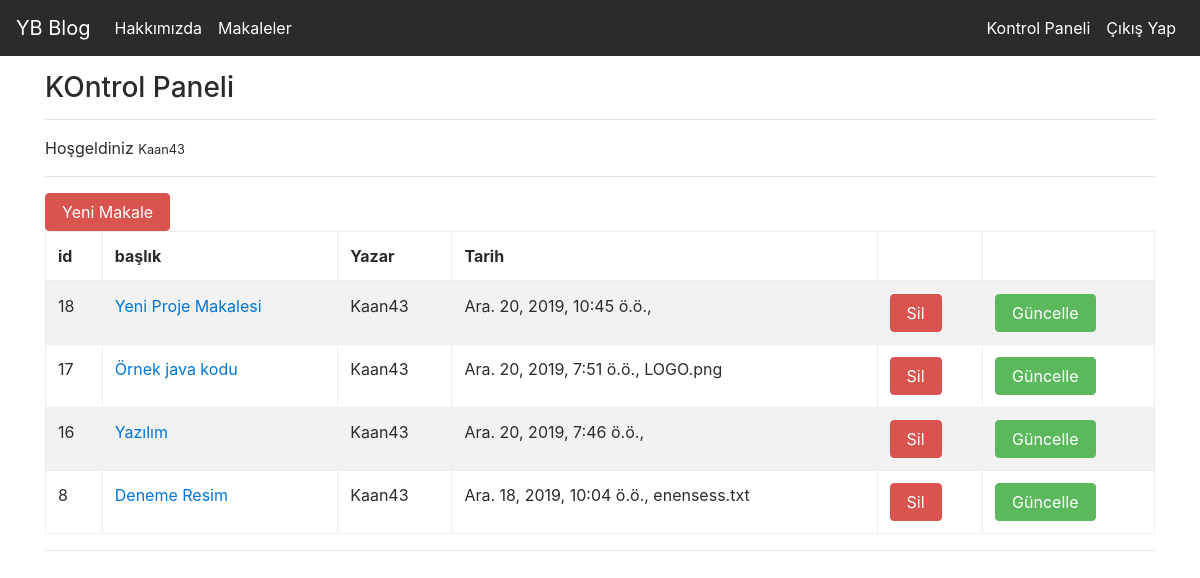
/Articles/dashboard/ (signed in), run on the app's committed database.
### article/models.py (models this page shows, shortened)
class Article(models.Model): # aynı orm'daki gibi db.model fakat bu sefer django db model oldu
    auther = models.ForeignKey("auth.User",on_delete=models.CASCADE,verbose_name="Yazar") #burada dedik ki bu yabancıl anahtar atanacak ve belirttiğimiz tablodan bir yabancıl anahtar alıcak edik
    title = models.CharField(max_length=50,verbose_name="Başlık") #hem veri tabanı olusturacak hemde burada wtform'daki gibi form yapıları oluşturuyoruz
    content = RichTextField() # ckedior için
    article_img = models.FileField(blank=True,null=True,verbose_name="Makaleye fotoraf ekleyin:") #blank bu alan boş olabilir, ve null olablir dedik
    created_date = models.DateTimeField(auto_now_add=True,verbose_name="Oluşturulma Tarihi") #veri tabanı için o an, biz bunu vermicez o anki tarihi otomatik olarak atıcak
    class Meta:
        ordering = ['-created_date'] # en son eklenen ilk gösterilir - koyarsak, içine degisken tablo adı alır

### article/views.py (the view)
# urls.py: path('dashboard/',views.dashboard,name="dashboard"),
def dashboard(request):
   articles = Article.objects.filter(auther=request.user) # sisteme giriş yapanın makalelerini aldık
   context = {
      "articles":articles
   }
   return render(request,"dashboard.html",context)

### Templates/dashboard.html (shortened to what this page needs)
{% extends "layout.html" %}
{% block body %}
    <h3>KOntrol Paneli</h3>
    <hr/>
    <p>Hoşgeldiniz <small>{{request.user.username}}</small></p>
    <hr/>
    <a class="btn btn-danger" href="/Articles/addarticle/">Yeni Makale</a>
    {% if articles %}
    <table class="table table-bordered table-striped table-hover ">
        <thead>
            <tr>
                <th>id</th>
                <th>başlık</th>
                <th>Yazar</th>
                <th>Tarih</th>
                <th></th>
                <th></th>
            </tr>
        </thead>
        <tbody>
            {% for makale in articles %}
                <tr>
                    <td>{{makale.id}}</td>
                    <td> <a href="/Articles/article/{{makale.id}}"> {{makale.title}}</a> </td>
                    <td>{{makale.auther.username}}</td>
                    <td>{{makale.created_date}}, {{makale.article_img}}</td>
                    <td> <a href="/Articles/delete/{{makale.id}}" class="btn btn-danger">Sil</a> </td>
                    <td><a href="/Articles/update/{{makale.id}}" class="btn btn-success"> Güncelle</a></td>
                </tr>
            {% endfor %}
        </tbody>
    </table>
    {% else %}
    <div class="alert alert-danger m-1"> <h5>Herhangi bir makale yayınlamamışsınız</h5></div>
    {% endif %}
    <hr/>
{% endblock body %}

### Templates/layout.html (shortened to what this page needs)
<!doctype html>
<html lang="en">
  <head>
    {% load static %}
    <link rel="stylesheet" href="{% static 'Css/bootstrap.min.css' %}"/>
  </head>
  <body>
    <div class="container">
    <br><br><br>
    {% include "includes/navbar.html" %}
        {% block body %}
        {% endblock body %}
    </div>
  </body>
</html>

### Templates/includes/navbar.html (shortened to what this page needs)
<nav class="navbar navbar-toggleable-md navbar-inverse fixed-top bg-inverse">
    <a class="navbar-brand" href="{% url 'index' %}">YB Blog</a>
    <div class="collapse navbar-collapse" id="navbarCollapse">
      <ul class="navbar-nav mr-auto">
        <li class="nav-item active">
          <a class="nav-link" href="{% url 'about' %}">Hakkımızda</a>
        </li>
        <li class="nav-item active">
            <a class="nav-link" href="/Articles/">Makaleler</a>
        </li>
      </ul>
      <ul class="navbar-nav ml-auto">
      {% if request.user.is_authenticated %}
          <li class="nav-item active">
            <a class="nav-link" href="{% url 'article:dashboard' %}">Kontrol Paneli</a>
        </li>
      <li class="nav-item active">
            <a class="nav-link" href="{% url 'user:Logout' %}">Çıkış Yap</a>
        </li>
      {% endif %}
      </ul>
    </div>
  </nav>

### data on the page
Article: id "18", title "Yeni Proje Makalesi", auther.username "Kaan43", created_date "Ara. 20, 2019, 10:45 ö.ö."
Article: id "17", title "Örnek java kodu", auther.username "Kaan43", created_date "Ara. 20, 2019, 7:51 ö.ö.", article_img "LOGO.png"
Article: id "16", title "Yazılım", auther.username "Kaan43", created_date "Ara. 20, 2019, 7:46 ö.ö."
Article: id "8", title "Deneme Resim", auther.username "Kaan43", created_date "Ara. 18, 2019, 10:04 ö.ö.", article_img "enensess.txt"

### other printed values
{{ request.user.username }} "Kaan43"
